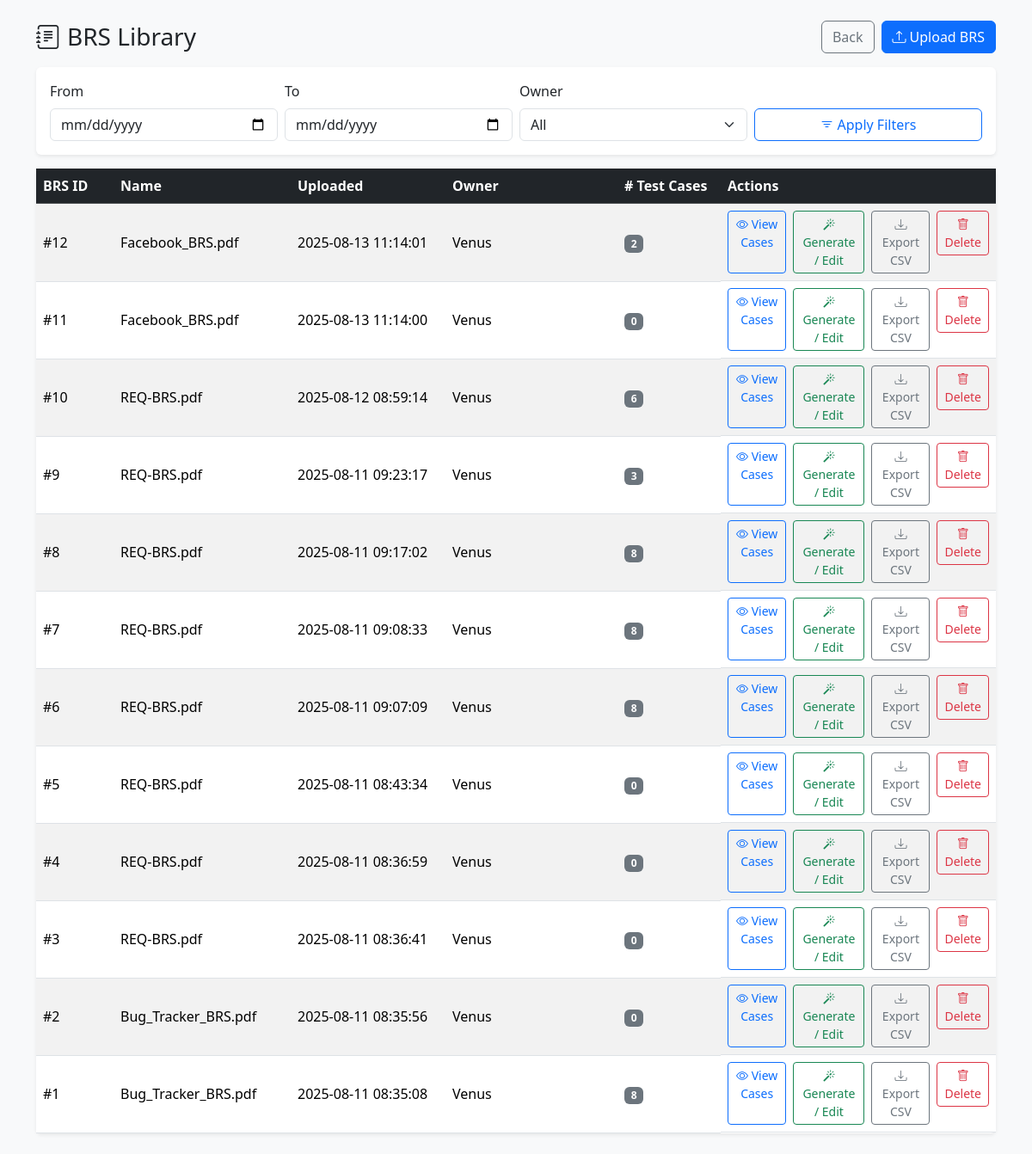
The app's page /modules/brs/index.php (signed in) with its own data.
### tables this page shows
CREATE TABLE `brs_files` (
  `id` int(11) NOT NULL,
  `uploaded_by` int(11) NOT NULL,
  `original_name` varchar(255) NOT NULL,
  `file_path` varchar(255) NOT NULL,
  `created_at` timestamp NOT NULL DEFAULT current_timestamp()
);

CREATE TABLE `users` (
  `id` int(11) NOT NULL,
  `name` varchar(100) DEFAULT NULL,
  `email` varchar(100) DEFAULT NULL,
  `password` varchar(255) DEFAULT NULL,
  `role` enum('tester','manager','client') NOT NULL,
  `created_at` timestamp NOT NULL DEFAULT current_timestamp()
);

### modules/brs/index.php (the view, shortened to what this page needs)
<?php
require_once '../../includes/config.php';
$role = $_SESSION['role'] ?? 'tester';
$conn->query("CREATE TABLE IF NOT EXISTS brs_files (
    id INT AUTO_INCREMENT PRIMARY KEY,
    uploaded_by INT NOT NULL,
    original_name VARCHAR(255) NOT NULL,
    file_path VARCHAR(255) NOT NULL,
    created_at TIMESTAMP DEFAULT CURRENT_TIMESTAMP
)");
$conn->query("CREATE TABLE IF NOT EXISTS brs_test_cases (
    id INT AUTO_INCREMENT PRIMARY KEY,
    brs_id INT NOT NULL,
    requirement_id VARCHAR(64) NULL,
    title VARCHAR(255) NOT NULL,
    steps TEXT NULL,
    expected TEXT NULL,
    priority VARCHAR(20) DEFAULT 'Medium',
    status VARCHAR(20) DEFAULT 'Draft',
    created_at TIMESTAMP DEFAULT CURRENT_TIMESTAMP
)");
$start = isset($_GET['start']) ? trim($_GET['start']) : '';
$end = isset($_GET['end']) ? trim($_GET['end']) : '';
$where = '';
$sql = "SELECT f.id, f.original_name, f.created_at, f.uploaded_by, u.name as owner_name, COUNT(c.id) AS case_count
        FROM brs_files f
        LEFT JOIN users u ON u.id = f.uploaded_by
        LEFT JOIN brs_test_cases c ON c.brs_id = f.id
        $where
        GROUP BY f.id
        ORDER BY f.created_at DESC";
$res = false;
if ($stmt = $conn->prepare($sql)) {
    $stmt->execute();
    $res = $stmt->get_result();
}
?>
<!DOCTYPE html>
<html>
<head>
  <link href="https://cdn.jsdelivr.net/npm/bootstrap@5.3.2/dist/css/bootstrap.min.css" rel="stylesheet">
  <link href="https://cdn.jsdelivr.net/npm/bootstrap-icons@1.10.5/font/bootstrap-icons.css" rel="stylesheet">
</head>
<body class="bg-light">
<div class="container py-4">
  <div class="d-flex justify-content-between align-items-center mb-3">
    <h3 class="mb-0"><i class="bi bi-journal-text me-2"></i>BRS Library</h3>
    <div class="d-flex gap-2">
        <a href="../../dashboard/tester_dashboard.php" class="btn btn-outline-secondary">Back</a>
        <a href="upload_brs.php" class="btn btn-primary"><i class="bi bi-upload me-1"></i>Upload BRS</a>
    </div>
  </div>
  <form class="card border-0 shadow-sm mb-3 p-3" method="GET">
    <div class="row g-2 align-items-end">
      <div class="col-md-3">
        <label class="form-label">From</label>
        <input type="date" name="start" value="<?= htmlspecialchars($start) ?>" class="form-control">
      </div>
      <div class="col-md-3">
        <label class="form-label">To</label>
        <input type="date" name="end" value="<?= htmlspecialchars($end) ?>" class="form-control">
      </div>
      <?php if ($role==='manager'): ?>
      <div class="col-md-3">
        <label class="form-label">Owner</label>
        <select name="owner" class="form-select">
            <option value="0">All</option>
        </select>
      </div>
      <?php endif; ?>
      <div class="col-md-3 d-grid">
        <button class="btn btn-outline-primary" type="submit"><i class="bi bi-filter me-1"></i>Apply Filters</button>
      </div>
    </div>
  </form>
  <div class="card border-0 shadow-sm">
    <div class="table-responsive">
      <table class="table table-striped align-middle mb-0">
        <thead class="table-dark">
            <tr>
                <th style="width:90px;">BRS ID</th>
                <th>Name</th>
                <th style="width:180px;">Uploaded</th>
                <?php if ($role==='manager'): ?><th style="width:200px;">Owner</th><?php endif; ?>
                <th style="width:120px;"># Test Cases</th>
                <th style="width:320px;">Actions</th>
            </tr>
        </thead>
        <tbody>
            <?php if (!$res || $res->num_rows===0): ?>
                <tr><td colspan="<?= $role==='manager' ? 6 : 5 ?>" class="text-center text-muted py-4">No BRS found for the selected filters.</td></tr>
            <?php else: ?>
                <?php while ($r = $res->fetch_assoc()): ?>
                    <tr>
                        <td>#<?= (int)$r['id'] ?></td>
                        <td><?= htmlspecialchars($r['original_name']) ?></td>
                        <td><?= $r['created_at'] ?></td>
                        <?php if ($role==='manager'): ?><td><?= htmlspecialchars($r['owner_name'] ?? '—') ?></td><?php endif; ?>
                        <td><span class="badge bg-secondary"><?= (int)$r['case_count'] ?></span></td>
                        <td class="d-flex gap-2">
                            <a class="btn btn-sm btn-outline-primary" href="view_cases.php?brs_id=<?= (int)$r['id'] ?>"><i class="bi bi-eye"></i> View Cases</a>
                            <a class="btn btn-sm btn-outline-success" href="generate_cases.php?brs_id=<?= (int)$r['id'] ?>"><i class="bi bi-magic"></i> Generate / Edit</a>
                            <a class="btn btn-sm btn-outline-secondary" href="<?= (int)$r['case_count']>0 ? 'view_cases.php?brs_id='.(int)$r['id'].'&export=csv' : '#' ?>" <?= (int)$r['case_count']>0 ? '' : 'aria-disabled="true" tabindex="-1"' ?>><i class="bi bi-download"></i> Export CSV</a>
                            <form method="POST" onsubmit="return confirm('Delete BRS #<?= (int)$r['id'] ?> and all its test cases?');">
                                <button class="btn btn-sm btn-outline-danger" type="submit" name="delete_brs" value="<?= (int)$r['id'] ?>"><i class="bi bi-trash"></i> Delete</button>
                            </form>
                        </td>
                    </tr>
                <?php endwhile; ?>
            <?php endif; ?>
        </tbody>
      </table>
    </div>
  </div>
</div>
</body>
</html>

### records on screen
brs_files: id "12", original_name "Facebook_BRS.pdf", created_at "2025-08-13 11:14:01", uploaded_by.name "Venus", case_count "2"
brs_files: id "11", original_name "Facebook_BRS.pdf", created_at "2025-08-13 11:14:00", uploaded_by.name "Venus", case_count "0"
brs_files: id "10", original_name "REQ-BRS.pdf", created_at "2025-08-12 08:59:14", uploaded_by.name "Venus", case_count "6"
brs_files: id "9", original_name "REQ-BRS.pdf", created_at "2025-08-11 09:23:17", uploaded_by.name "Venus", case_count "3"
brs_files: id "8", original_name "REQ-BRS.pdf", created_at "2025-08-11 09:17:02", uploaded_by.name "Venus", case_count "8"
brs_files: id "7", original_name "REQ-BRS.pdf", created_at "2025-08-11 09:08:33", uploaded_by.name "Venus", case_count "8"
brs_files: id "6", original_name "REQ-BRS.pdf", created_at "2025-08-11 09:07:09", uploaded_by.name "Venus", case_count "8"
brs_files: id "5", original_name "REQ-BRS.pdf", created_at "2025-08-11 08:43:34", uploaded_by.name "Venus", case_count "0"
brs_files: id "4", original_name "REQ-BRS.pdf", created_at "2025-08-11 08:36:59", uploaded_by.name "Venus", case_count "0"
brs_files: id "3", original_name "REQ-BRS.pdf", created_at "2025-08-11 08:36:41", uploaded_by.name "Venus", case_count "0"
brs_files: id "2", original_name "Bug_Tracker_BRS.pdf", created_at "2025-08-11 08:35:56", uploaded_by.name "Venus", case_count "0"
brs_files: id "1", original_name "Bug_Tracker_BRS.pdf", created_at "2025-08-11 08:35:08", uploaded_by.name "Venus", case_count "8"
